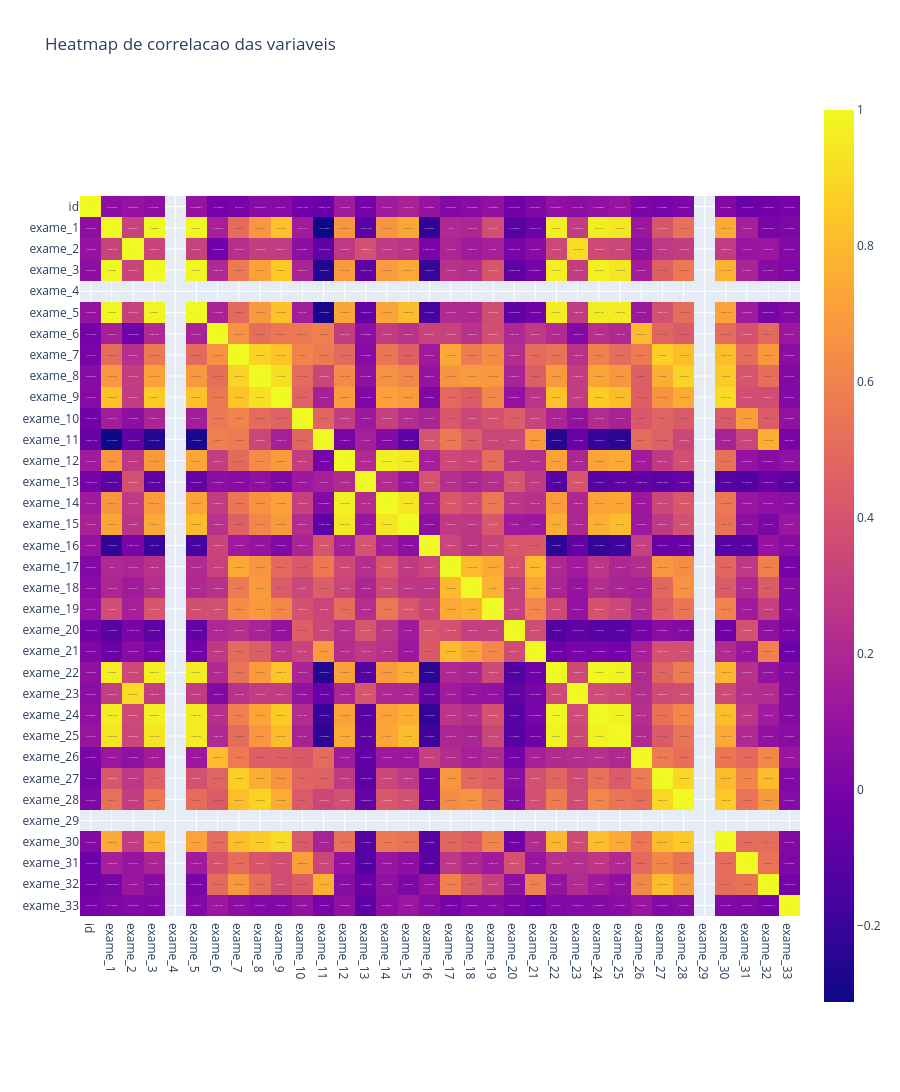

Write notebook code for a chart like this one.
### Markdown cell above
## Heatmap de correlacao das variaveis

### Code cell
# selecionando variaveis numericas de df
df_num = df.select_dtypes(include='number')

# criando matriz de correlacao das variaveis numericas
matriz_corr = df_num.corr()

# criando grafico de correlacao de variaveis com matriz de correlacao calculada
fig_heatmap = px.imshow(
    matriz_corr,
    title='Heatmap de correlacao das variaveis',
    text_auto=True,
    height=1200
)

fig_heatmap.show()

### Figure 1 — Plotly figure (JSON) as saved in the notebook; plotly's stock layout.template omitted (floating-point values rounded to 4 significant figures; data arrays with more than 128 entries replaced by an {"elided": "..."} marker saying what was removed)
{"data": [{"coloraxis": "coloraxis", "hovertemplate": "x: %{x}<br>y: %{y}<br>color: %{z}<extra></extra>", "name": "0", "texttemplate": "%{z}", "type": "heatmap", "x": ["id", "exame_1", "exame_2", "exame_3", "exame_4", "exame_5", "exame_6", "exame_7", "exame_8", "exame_9", "exame_10", "exame_11", "exame_12", "exame_13", "exame_14", "exame_15", "exame_16", "exame_17", "exame_18", "exame_19", "exame_20", "exame_21", "exame_22", "exame_23", "exame_24", "exame_25", "exame_26", "exame_27", "exame_28", "exame_29", "exame_30", "exame_31", "exame_32", "exame_33"], "xaxis": "x", "y": ["id", "exame_1", "exame_2", "exame_3", "exame_4", "exame_5", "exame_6", "exame_7", "exame_8", "exame_9", "exame_10", "exame_11", "exame_12", "exame_13", "exame_14", "exame_15", "exame_16", "exame_17", "exame_18", "exame_19", "exame_20", "exame_21", "exame_22", "exame_23", "exame_24", "exame_25", "exame_26", "exame_27", "exame_28", "exame_29", "exame_30", "exame_31", "exame_32", "exame_33"], "yaxis": "y", "z": {"elided": "34x34 float values"}}], "layout": {"coloraxis": {"colorscale": [[0, "#0d0887"], [0.1111, "#46039f"], [0.2222, "#7201a8"], [0.3333, "#9c179e"], [0.4444, "#bd3786"], [0.5556, "#d8576b"], [0.6667, "#ed7953"], [0.7778, "#fb9f3a"], [0.8889, "#fdca26"], [1, "#f0f921"]]}, "height": 1200, "title": {"text": "Heatmap de correlacao das variaveis"}, "xaxis": {"anchor": "y", "constrain": "domain", "domain": [0, 1], "scaleanchor": "y"}, "yaxis": {"anchor": "x", "autorange": "reversed", "constrain": "domain", "domain": [0, 1]}}}
